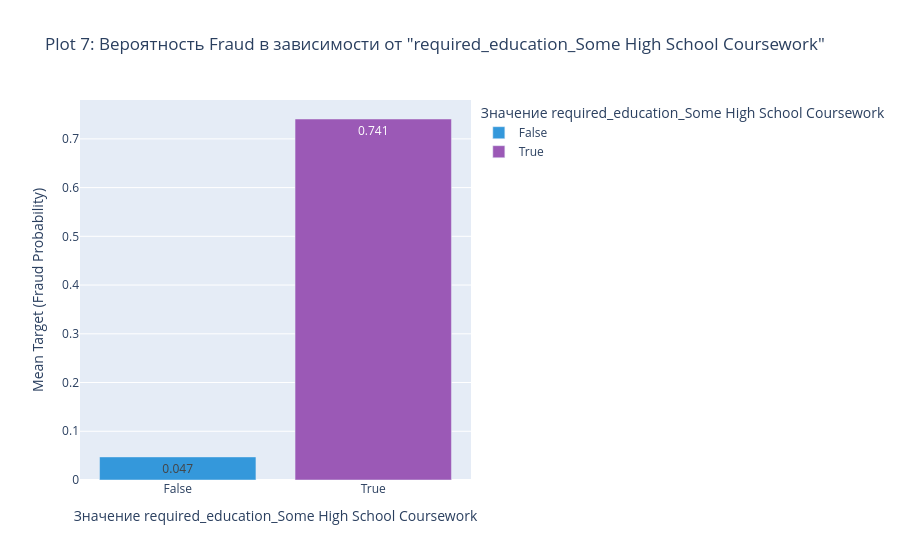
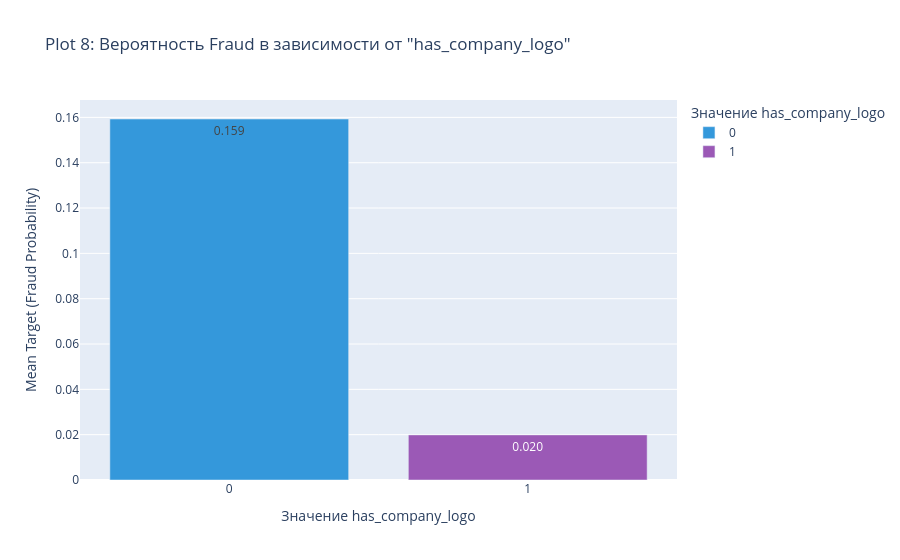

Source (notebook cell) for these figures, in order:
### Markdown cell above
## Категориальные признаки (OHE / Binary)
Data Engineer закодировал низкокардинальные признаки через One-Hot Encoding. Найдем бинарные колонки и посмотрим на вероятность мошенничества (mean target) при наличии/отсутствии признака.

### Code cell
# Поиск бинарных колонок (OHE)
binary_cols = [c for c in num_cols if set(DF[c].dropna().unique()).issubset({0, 1})]
print(f"Найдено бинарных колонок: {len(binary_cols)}")

if len(binary_cols) > 0:
    bin_target_rates = []
    for c in binary_cols:
        rate = DF.groupby(c)[target_col].mean().to_dict()
        bin_target_rates.append({
            'feature': c, 
            'rate_1': rate.get(1, 0), 
            'rate_0': rate.get(0, 0)
        })
        
    bin_rates_df = pd.DataFrame(bin_target_rates)
    bin_rates_df['diff'] = abs(bin_rates_df['rate_1'] - bin_rates_df['rate_0'])
    bin_rates_df = bin_rates_df.sort_values('diff', ascending=False)
    
    print("\nТоп бинарных признаков по разнице вероятности Fraud (Class 1 vs Class 0):")
    print(bin_rates_df.head(5))
    
    # Plot 7, 8, 9: Bar charts для топ-3 бинарных признаков
    top_3_bin = bin_rates_df.head(3)['feature'].tolist()
    for i, c in enumerate(top_3_bin):
        rates = DF.groupby(c)[target_col].mean().reset_index()
        rates[c] = rates[c].astype(str)
        fig = px.bar(
            rates, x=c, y=target_col,
            title=f'Plot {7+i}: Вероятность Fraud в зависимости от "{c}"',
            labels={target_col: 'Mean Target (Fraud Probability)', c: f'Значение {c}'},
            text_auto='.3f',
            color=c,
            color_discrete_sequence=['#3498DB', '#9B59B6']
        )
        FIGS.append(fig)
else:
    print("Бинарные колонки не найдены.")

### Figure 1 — Plotly figure (JSON) as saved in the notebook; plotly's stock layout.template omitted (floating-point values rounded to 4 significant figures)
{"data": [{"hovertemplate": "Значение required_education_Some High School Coursework=%{x}<br>Mean Target (Fraud Probability)=%{y}<extra></extra>", "legendgroup": "False", "marker": {"color": "#3498DB", "pattern": {"shape": ""}}, "name": "False", "orientation": "v", "showlegend": true, "textposition": "auto", "texttemplate": "%{y:.3f}", "type": "bar", "x": ["False"], "xaxis": "x", "y": [0.04739], "yaxis": "y"}, {"hovertemplate": "Значение required_education_Some High School Coursework=%{x}<br>Mean Target (Fraud Probability)=%{y}<extra></extra>", "legendgroup": "True", "marker": {"color": "#9B59B6", "pattern": {"shape": ""}}, "name": "True", "orientation": "v", "showlegend": true, "textposition": "auto", "texttemplate": "%{y:.3f}", "type": "bar", "x": ["True"], "xaxis": "x", "y": [0.7407], "yaxis": "y"}], "layout": {"barmode": "relative", "legend": {"title": {"text": "Значение required_education_Some High School Coursework"}, "tracegroupgap": 0}, "title": {"text": "Plot 7: Вероятность Fraud в зависимости от \"required_education_Some High School Coursework\""}, "xaxis": {"anchor": "y", "categoryarray": ["False", "True"], "categoryorder": "array", "domain": [0.0, 1.0], "title": {"text": "Значение required_education_Some High School Coursework"}}, "yaxis": {"anchor": "x", "domain": [0.0, 1.0], "title": {"text": "Mean Target (Fraud Probability)"}}}}

### Figure 2 — Plotly figure (JSON) as saved in the notebook; plotly's stock layout.template omitted (floating-point values rounded to 4 significant figures)
{"data": [{"hovertemplate": "Значение has_company_logo=%{x}<br>Mean Target (Fraud Probability)=%{y}<extra></extra>", "legendgroup": "0", "marker": {"color": "#3498DB", "pattern": {"shape": ""}}, "name": "0", "orientation": "v", "showlegend": true, "textposition": "auto", "texttemplate": "%{y:.3f}", "type": "bar", "x": ["0"], "xaxis": "x", "y": [0.1593], "yaxis": "y"}, {"hovertemplate": "Значение has_company_logo=%{x}<br>Mean Target (Fraud Probability)=%{y}<extra></extra>", "legendgroup": "1", "marker": {"color": "#9B59B6", "pattern": {"shape": ""}}, "name": "1", "orientation": "v", "showlegend": true, "textposition": "auto", "texttemplate": "%{y:.3f}", "type": "bar", "x": ["1"], "xaxis": "x", "y": [0.0199], "yaxis": "y"}], "layout": {"barmode": "relative", "legend": {"title": {"text": "Значение has_company_logo"}, "tracegroupgap": 0}, "title": {"text": "Plot 8: Вероятность Fraud в зависимости от \"has_company_logo\""}, "xaxis": {"anchor": "y", "categoryarray": ["0", "1"], "categoryorder": "array", "domain": [0.0, 1.0], "title": {"text": "Значение has_company_logo"}}, "yaxis": {"anchor": "x", "domain": [0.0, 1.0], "title": {"text": "Mean Target (Fraud Probability)"}}}}
